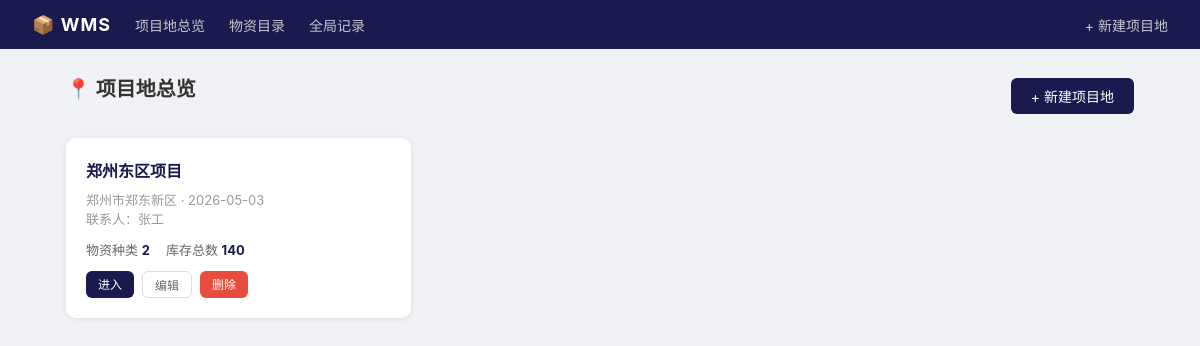
The page / on the database its author committed.
### tables this page shows
CREATE TABLE sites (
            id INTEGER PRIMARY KEY AUTOINCREMENT,
            name TEXT UNIQUE NOT NULL,
            location TEXT DEFAULT '',
            contact TEXT DEFAULT '',
            created TEXT NOT NULL
        );

### app.py (the view)
@app.route("/")
def index():
    conn = get_db()
    sites = conn.execute("""
        SELECT s.*,
               COALESCE(SUM(i.quantity),0) AS total_items,
               COUNT(DISTINCT i.material_id) AS total_types
        FROM sites s
        LEFT JOIN inventory i ON i.site_id = s.id
        GROUP BY s.id
        ORDER BY s.id
    """).fetchall()
    conn.close()
    return render_template("index.html", sites=sites)

### app.py (called while the page is built)
def get_db():
    conn = sqlite3.connect(DB_PATH)
    conn.row_factory = sqlite3.Row
    conn.execute("PRAGMA foreign_keys = ON")
    return conn

### templates/index.html (shortened to what this page needs)
{% extends "base.html" %}
{% block content %}
<div style="display:flex;justify-content:space-between;align-items:center;margin-bottom:20px">
    <div class="page-title">📍 项目地总览</div>
    <a href="{{ url_for('site_add') }}" class="btn btn-primary">+ 新建项目地</a>
</div>
{% if sites %}
<div class="grid-3">
    {% for s in sites %}
    <div class="site-card">
        <h3>
            <a href="{{ url_for('site_detail', id=s.id) }}" style="color:#1a1a4e;text-decoration:none">
                {{ s.name }}
            </a>
        </h3>
        <div class="meta">
            {% if s.location %}{{ s.location }} · {% endif %}
            {{ s.created }}
        </div>
        {% if s.contact %}<div class="meta">联系人：{{ s.contact }}</div>{% endif %}
        <div class="stats">
            <span>物资种类 <strong>{{ s.total_types }}</strong></span>
            <span>库存总数 <strong>{{ s.total_items }}</strong></span>
        </div>
        <div class="actions">
            <a href="{{ url_for('site_detail', id=s.id) }}" class="btn btn-primary btn-sm">进入</a>
            <a href="{{ url_for('site_edit', id=s.id) }}" class="btn btn-outline btn-sm">编辑</a>
            <a href="{{ url_for('site_delete', id=s.id) }}" class="btn btn-red btn-sm"
               onclick="return confirm('确认删除项目地「{{ s.name }}」？所有库存数据将一并删除。')">删除</a>
        </div>
    </div>
    {% endfor %}
</div>
{% endif %}
{% endblock %}

### templates/base.html (style rules this page uses)
* { margin: 0; padding: 0; box-sizing: border-box; }
body { font-family: -apple-system, 'Microsoft YaHei', sans-serif; background: #f0f2f5; color: #333; }
.btn { display: inline-block; padding: 8px 20px; border-radius: 6px; font-size: 14px; text-decoration: none; cursor: pointer; border: none; }
.btn-primary { background: #1a1a4e; color: #fff; }
.btn-sm { padding: 4px 12px; font-size: 12px; }
.btn-red { background: #e74c3c; color: #fff; }
.btn-outline { background: transparent; color: #666; border: 1px solid #ddd; }
.grid-3 { display: grid; grid-template-columns: 1fr 1fr 1fr; gap: 16px; }
.site-card { background: #fff; border-radius: 10px; padding: 20px; box-shadow: 0 1px 6px rgba(0,0,0,.08); }
.site-card h3 { font-size: 16px; margin-bottom: 8px; }
.site-card .meta { color: #999; font-size: 13px; }
.site-card .stats { display: flex; gap: 16px; margin: 12px 0; }
.site-card .stats span { font-size: 13px; color: #666; }
.site-card .stats strong { color: #1a1a4e; }
.site-card .actions { display: flex; gap: 8px; }
.page-title { font-size: 20px; font-weight: 700; margin-bottom: 16px; }

### rows shown on the page
sites: name "郑州东区项目", location "郑州市郑东新区", created "2026-05-03", contact "张工", total_types "2", total_items "140"
